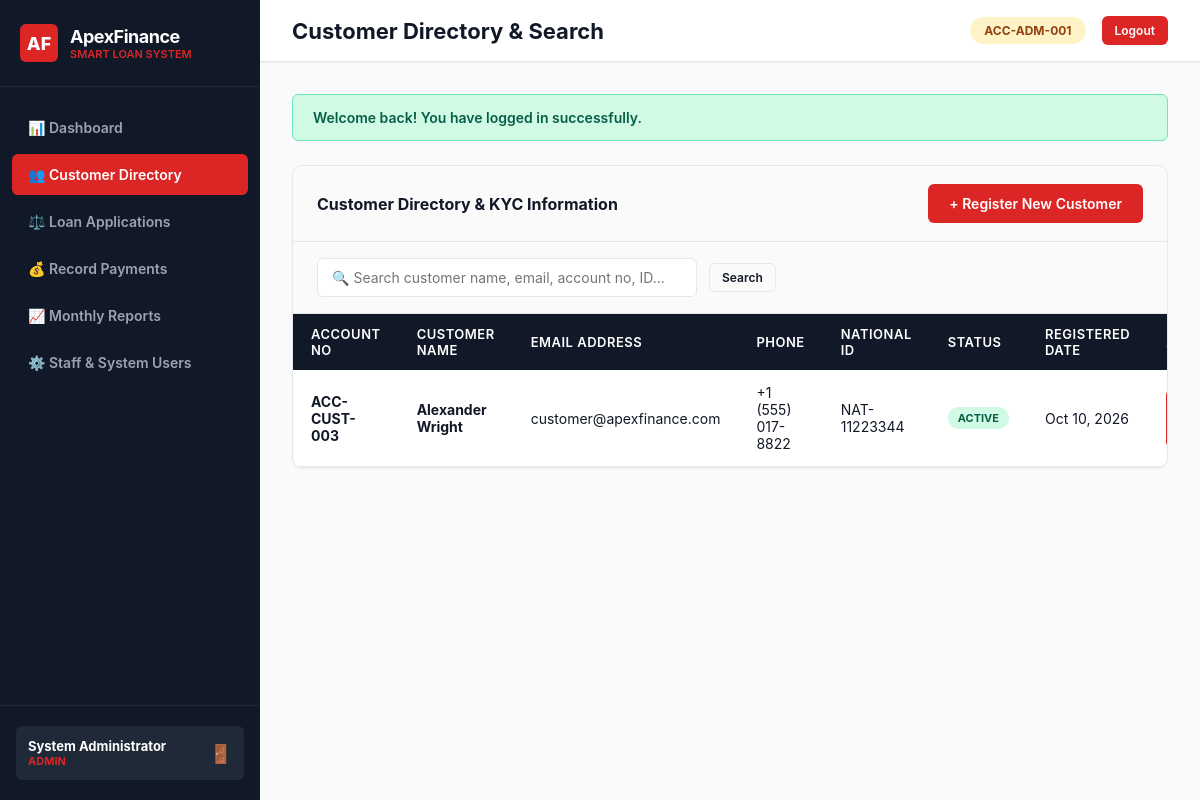
/customers.php (signed in), run on the app's committed database.
### tables this page shows
CREATE TABLE IF NOT EXISTS `users` (
  `id` INT UNSIGNED AUTO_INCREMENT PRIMARY KEY,
  `account_number` VARCHAR(20) NOT NULL UNIQUE,
  `name` VARCHAR(100) NOT NULL,
  `email` VARCHAR(150) NOT NULL UNIQUE,
  `password_hash` VARCHAR(255) NOT NULL,
  `role` ENUM('admin', 'officer', 'customer') NOT NULL DEFAULT 'customer',
  `phone` VARCHAR(20) DEFAULT NULL,
  `national_id` VARCHAR(50) DEFAULT NULL,
  `address` TEXT DEFAULT NULL,
  `occupation` VARCHAR(100) DEFAULT NULL,
  `monthly_income` DECIMAL(12,2) DEFAULT 0.00,
  `status` ENUM('active', 'inactive', 'suspended') NOT NULL DEFAULT 'active',
  `created_at` TIMESTAMP DEFAULT CURRENT_TIMESTAMP,
  `updated_at` TIMESTAMP DEFAULT CURRENT_TIMESTAMP ON UPDATE CURRENT_TIMESTAMP,
  INDEX `idx_role` (`role`),
  INDEX `idx_email` (`email`),
  INDEX `idx_status` (`status`)
);

### core/Helpers.php (called while the page is built, shortened)
<?php
function e($value): string {
    return htmlspecialchars((string)$value, ENT_QUOTES | ENT_SUBSTITUTE, 'UTF-8');
}
function formatDate($dateStr, $format = 'M d, Y'): string {
    $timestamp = strtotime($dateStr);
    return $timestamp ? date($format, $timestamp) : 'N/A';
}

### models/User.php (called while the page is built, shortened)
<?php
require_once __DIR__ . '/../config/database.php';
require_once __DIR__ . '/../core/Helpers.php';
class User {
    public static function getAllCustomers(string $search = ''): array {
        $db = DatabaseConnection::getInstance();
        $sql = "SELECT id, account_number, name, email, phone, national_id, status, created_at FROM users WHERE role = 'customer'";
        $params = [];
        $sql .= " ORDER BY created_at DESC";
        $stmt = $db->prepare($sql);
        $stmt->execute($params);
        return $stmt->fetchAll();
    }
}

### customers.php (the view, shortened to what this page needs)
<?php
require_once __DIR__ . '/core/CSRF.php';
require_once __DIR__ . '/core/Helpers.php';
require_once __DIR__ . '/models/User.php';
$searchQuery = $_GET['search'] ?? '';
$customers = User::getAllCustomers($searchQuery);
include __DIR__ . '/views/layouts/header.php';
?>
<div class="panel">
  <div class="panel-header">
    <div class="panel-title">Customer Directory & KYC Information</div>
    <button class="btn btn-primary" onclick="openModal('addCustomerModal')">+ Register New Customer</button>
  </div>
  <div style="padding: 16px 24px; background: #FAFAFA; border-bottom: 1px solid var(--border-light);">
    <form action="customers.php" method="GET" style="display:flex; gap:12px; align-items:center;">
      <input type="text" name="search" data-table-search="customersTable" class="form-control" placeholder="🔍 Search customer name, email, account no, ID..." value="<?= e($searchQuery) ?>" style="max-width: 380px;">
      <button type="submit" class="btn btn-outline btn-sm">Search</button>
    </form>
  </div>
  <div style="overflow-x: auto;">
    <table class="data-table" id="customersTable">
      <thead>
        <tr>
          <th>Account No</th>
          <th>Customer Name</th>
          <th>Email Address</th>
          <th>Phone</th>
          <th>National ID</th>
          <th>Status</th>
          <th>Registered Date</th>
          <th>Action</th>
        </tr>
      </thead>
      <tbody>
        <?php if (empty($customers)): ?>
          <tr><td colspan="8" style="text-align:center; padding:30px; color:#6B7280;">No customer records matching search criteria.</td></tr>
        <?php else: ?>
          <?php foreach ($customers as $c): ?>
            <tr>
              <td><strong style="color:var(--dark-black);"><?= e($c['account_number']) ?></strong></td>
              <td><strong><?= e($c['name']) ?></strong></td>
              <td><?= e($c['email']) ?></td>
              <td><?= e($c['phone'] ?? 'N/A') ?></td>
              <td><?= e($c['national_id'] ?? 'N/A') ?></td>
              <td><span class="badge badge-paid"><?= strtoupper(e($c['status'])) ?></span></td>
              <td><?= formatDate($c['created_at']) ?></td>
              <td>
              </td>
            </tr>
          <?php endforeach; ?>
        <?php endif; ?>
      </tbody>
    </table>
  </div>
</div>
<?php include __DIR__ . '/views/layouts/footer.php'; ?>

### assets/css/style.css (style rules this page uses)
:root { --primary-red: #DC2626; --primary-red-hover: #B91C1C; --primary-red-light: #FEF2F2; --primary-red-border: #FCA5A5; --dark-black: #111827; --dark-black-sub: #1F2937; --dark-black-card: #0F172A; --bg-light: #F8FAFC; --bg-white: #FFFFFF; --text-dark: #111827; --text-muted: #6B7280; --text-light: #F9FAFB; --border-light: #E5E7EB; --shadow-sm: 0 1px 2px 0 rgba(0, 0, 0, 0.05); --shadow-md: 0 4px 6px -1px rgba(0, 0, 0, 0.1), 0 2px 4px -1px rgba(0, 0, 0, 0.06); --shadow-lg: 0 10px 15px -3px rgba(0, 0, 0, 0.1), 0 4px 6px -2px rgba(0, 0, 0, 0.05); --radius-sm: 6px; --radius-md: 10px; --radius-lg: 14px; }
* { margin: 0; padding: 0; box-sizing: border-box; font-family: -apple-system, BlinkMacSystemFont, "Segoe UI", Roboto, "Helvetica Neue", Arial, sans-serif; }
body { background-color: var(--bg-light); color: var(--text-dark); min-height: 100vh; display: flex; flex-direction: column; }
.panel { background-color: var(--bg-white); border: 1px solid var(--border-light); border-radius: var(--radius-md); box-shadow: var(--shadow-sm); margin-bottom: 28px; overflow: hidden; }
.panel-header { padding: 18px 24px; border-bottom: 1px solid var(--border-light); display: flex; align-items: center; justify-content: space-between; background-color: #FAFAFA; }
.panel-title { font-size: 16px; font-weight: 700; color: var(--dark-black); }
.data-table { width: 100%; border-collapse: collapse; text-align: left; font-size: 14px; }
.data-table th { background-color: var(--dark-black); color: #FFFFFF; padding: 12px 18px; font-weight: 600; font-size: 13px; text-transform: uppercase; letter-spacing: 0.5px; }
.data-table td { padding: 14px 18px; border-bottom: 1px solid var(--border-light); color: var(--text-dark); }
.btn { display: inline-flex; align-items: center; gap: 8px; padding: 10px 20px; font-size: 14px; font-weight: 600; border-radius: var(--radius-sm); border: 1px solid transparent; cursor: pointer; text-decoration: none; transition: all 0.2s ease; }
.btn-primary { background-color: var(--primary-red); color: #FFFFFF; }
.btn-outline { background-color: transparent; border-color: var(--border-light); color: var(--text-dark); }
.btn-sm { padding: 6px 12px; font-size: 12px; }
.badge { display: inline-block; padding: 4px 10px; font-size: 11px; font-weight: 700; border-radius: 20px; text-transform: uppercase; }
.badge-paid { background-color: #D1FAE5; color: #065F46; }
.form-control { width: 100%; padding: 10px 14px; font-size: 14px; border: 1px solid var(--border-light); border-radius: var(--radius-sm); outline: none; transition: border-color 0.2s ease; background-color: #FFFFFF; }

### data on the page
users: account_number "ACC-CUST-003", name "Alexander Wright", email "customer@apexfinance.com", phone "+1 (555) 017-8822", national "NAT-11223344", status "ACTIVE", created_at "Oct 10, 2026"

### other printed values
$user['name'] "System Administrator"
$user['role'] "ADMIN"
$user['account_number'] "ACC-ADM-001"
getFlash('success') "Welcome back! You have logged in successfully."
